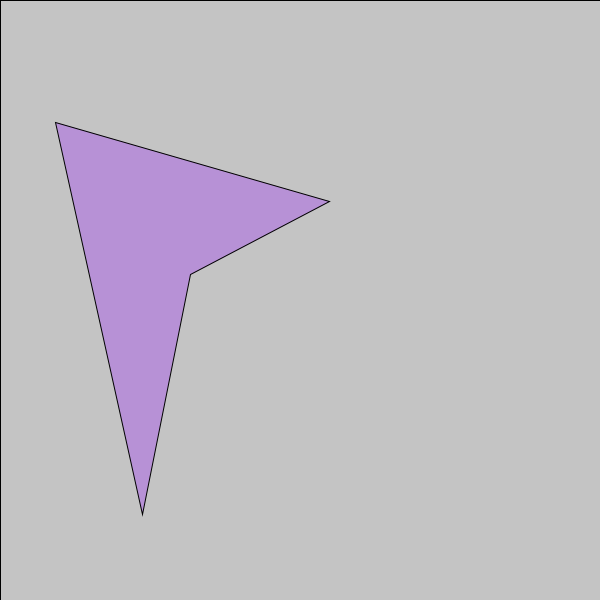
Frame 1 (no input)
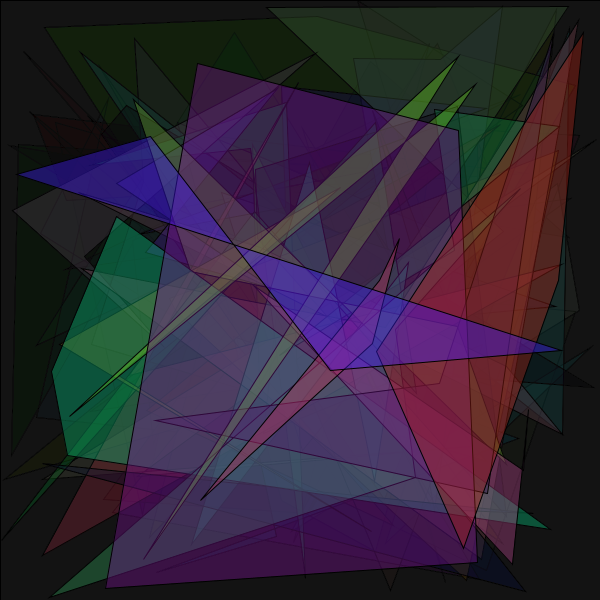
Frame 60 (the mouse pressed at the canvas centre just before this capture)
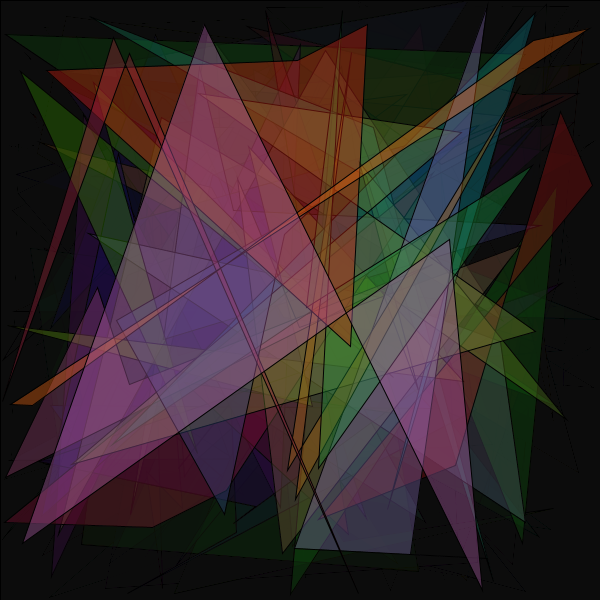
Frame 120 (the mouse held since frame 60 and released just before this capture)

The Processing sketch that drew these frames (run headless with seeded random() and noise(); from frame 60 on, the mouse is pressed at the canvas centre):

// Processing sketch: poligonos2
// ── poligonos2.pde
void setup () {
  smooth();
  size(600,600);
}

void draw() {
  
  fill(0,10);
  rect(0,0,width,height);
  
  fill(random(255),random(255),random(255),100);
  quad(random(width), random(height), 
       random(width), random(height), 
       random(width), random(height),
       random(width) ,random(height));
}
